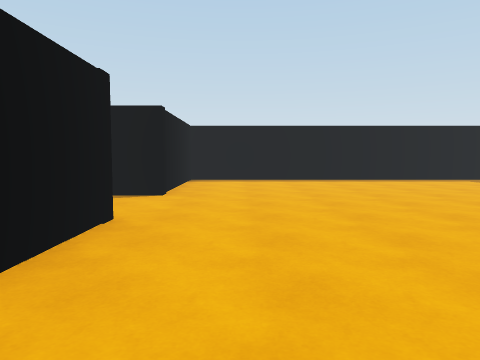
[1] (above)

16 first-person views from a walk through a scene from a Unity 3-D project. The camera is 1.3 m above the floor, tilts 4° down and sees 70° across. The floor is counted in squares, 2 m on a side. Each view is taken from the middle of a square. On the plan, view 1 faces up. The plan holds only what a view shows up to about 10 squares ahead; the rest is blank. The player is left out.

[2]
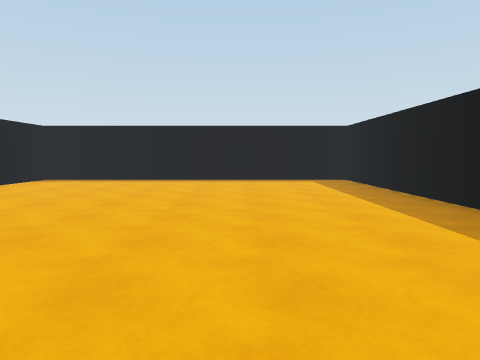

[3]
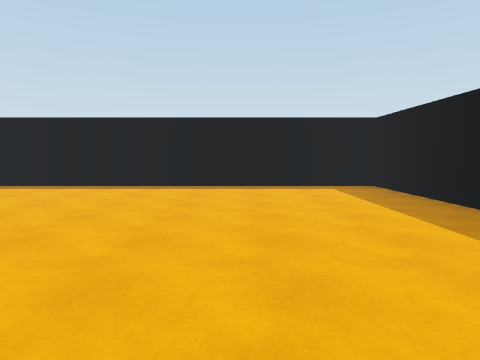

[4]
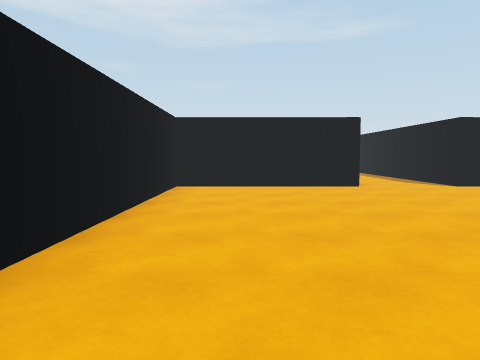

[5]
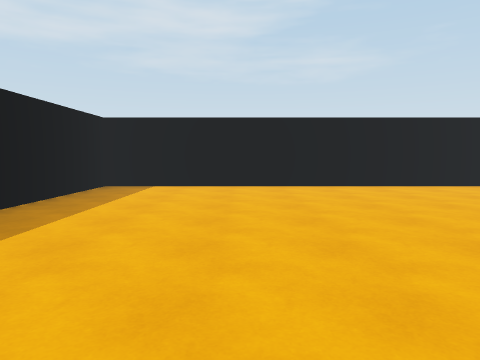

[6]
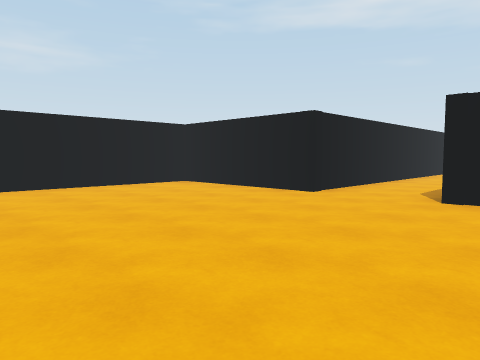

[7]
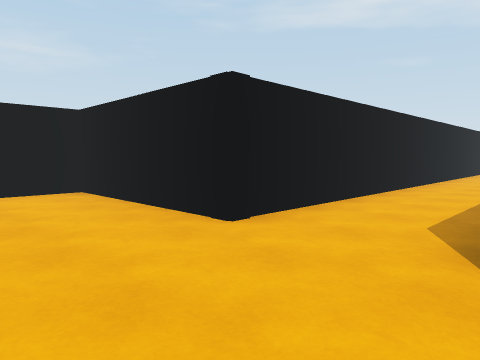

[8]
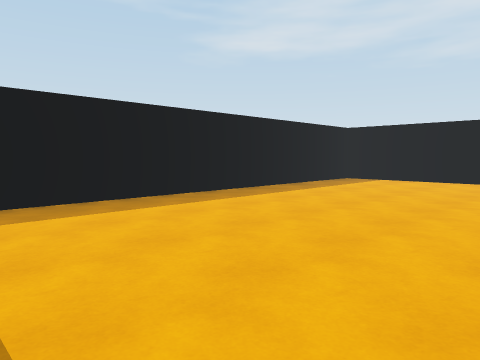

[9]
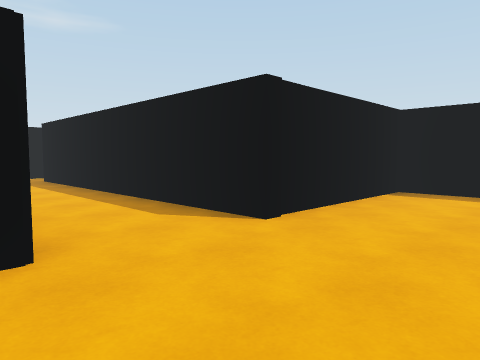

[10]
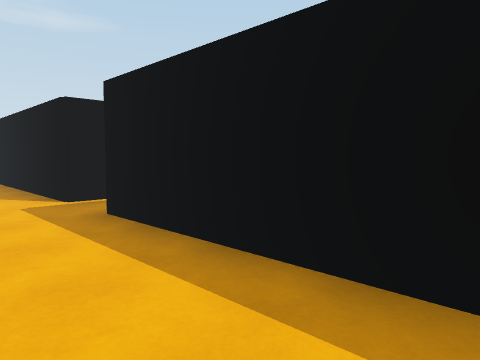

[11]
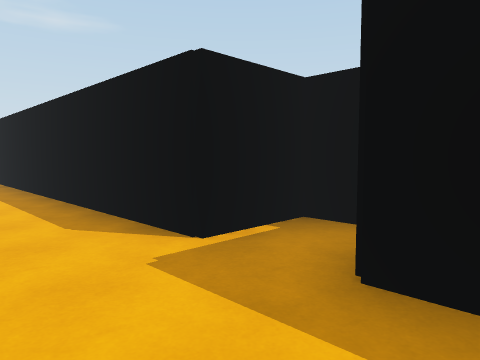

[12]
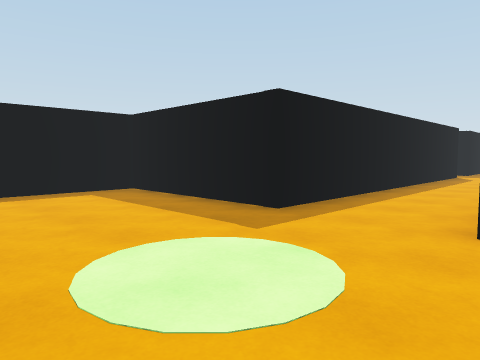

[13]
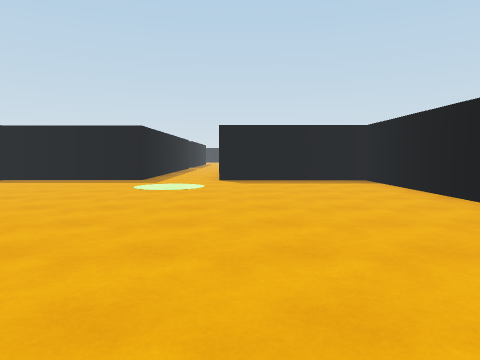

[14]
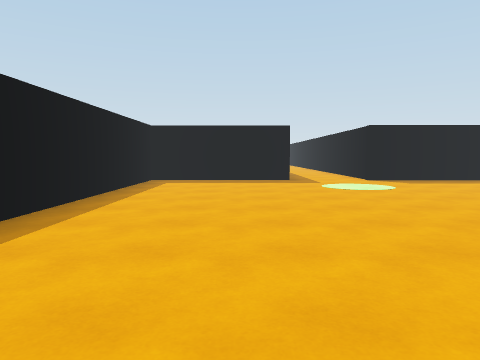

[15]
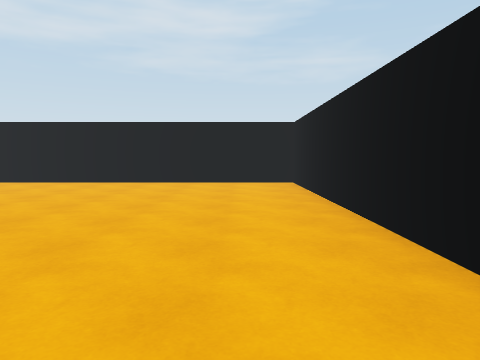

[16]
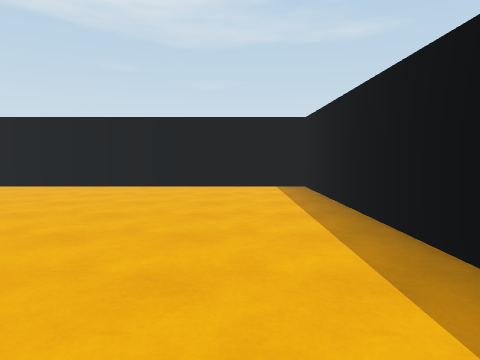

### Floor plan
Ten units are one square. View 1 is at (0, 0); x grows to the right and y downward. Boxes are objects, and circles mark ways between rooms. Rooms are numbered by the first view taken in them; rooms with no view inside come last. Other rooms are left out.
<svg viewBox="-288 -99 362 108">
<path fill="none" stroke="#000" d="M-13 -35 -13 4 69 4 69 -94 -13 -94 -13 -57M-108 -35 -13 -35M-101 -57 -187 -57 -187 -94 -283 -94 -283 4 -187 4 -187 -35 -180 -35M-13 -57 -89 -57"/>
<circle cx="-15" cy="-45" r="3" fill="#2a7"/>
<text x="30" y="-50">1</text>
<text x="-200" y="-40">2</text>
</svg>
Room 1 opens to room 2.

Where each view was taken, in squares from view 1:
view 1: 0 up, 0 right, facing up
view 2: 0 up, 4 right, facing up
view 3: 2 up, 4 right, facing up
view 4: 1 up, 6 right, facing left
view 5: 7 up, 4 right, facing down
view 6: 7 up, 4 right, facing down-left
view 7: 6 up, 1 right, facing down-left
view 8: 9 up, 2 right, facing down-right
view 9: 3 up, 1 right, facing up-left
view 10: 4 up, 5 left, facing up-left
view 11: 4 up, 8 left, facing up-left
view 12: 3 up, 22 left, facing up-right
view 13: 3 up, 28 left, facing right
view 14: 7 up, 28 left, facing right
view 15: 8 up, 27 left, facing down
view 16: 8 up, 21 left, facing left
